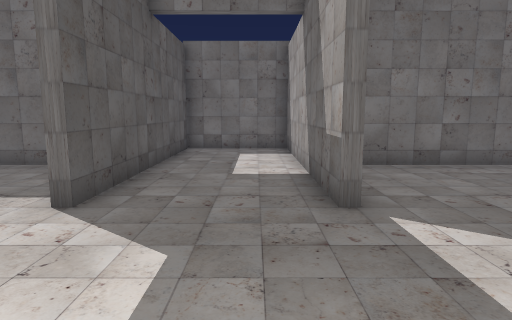
[1] (above)

16 first-person views from a walk through a level from a Godot 3-D game. The camera is 1.3 m above the floor, tilts 8° down and sees 75° across. The floor is counted in squares, 1 m on a side. Each view is taken from the middle of a square. On the plan, view 1 faces up. The plan holds only what a view shows up to about 14 squares ahead; the rest is blank. The place goes on beyond the plan.

[2]
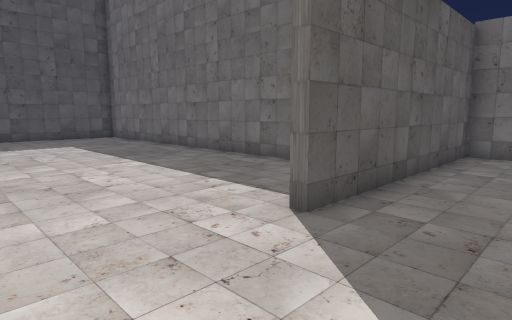

[3]
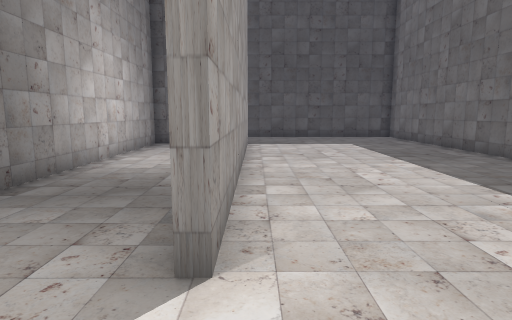

[4]
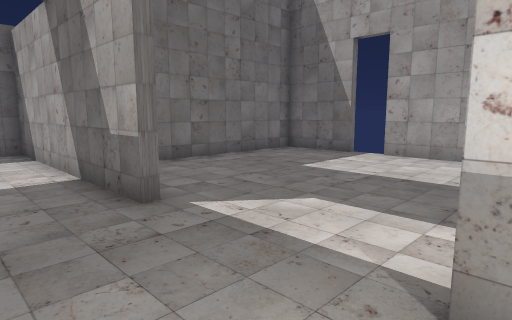

[5]
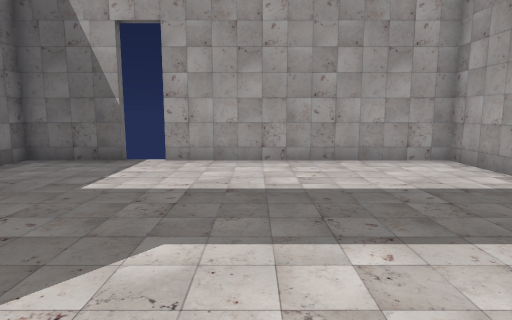

[6]
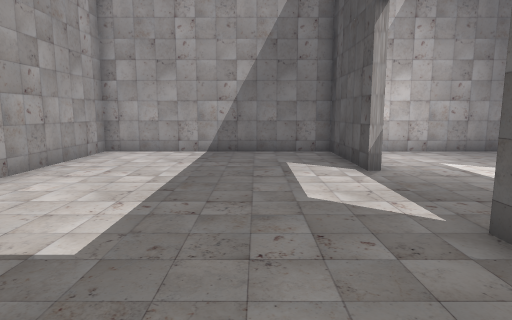

[7]
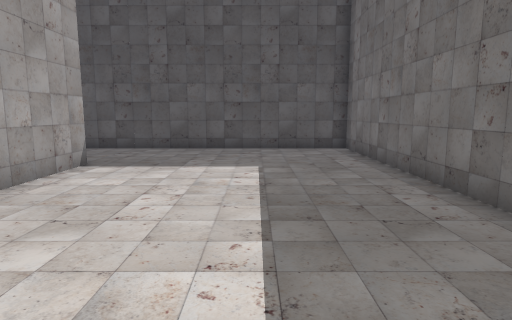

[8]
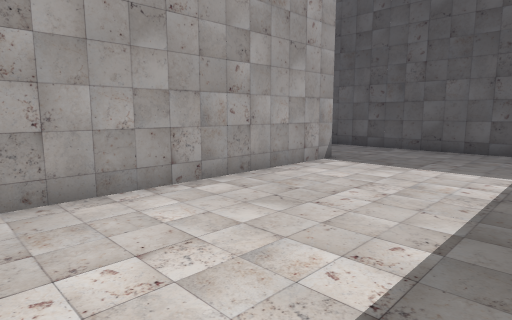

[9]
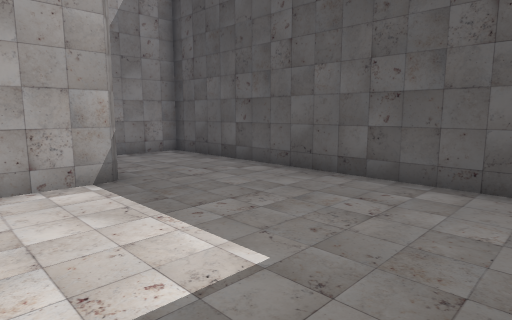

[10]
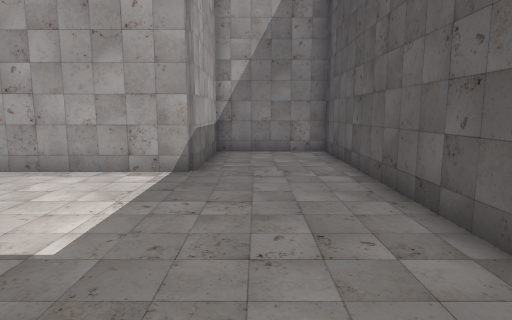

[11]
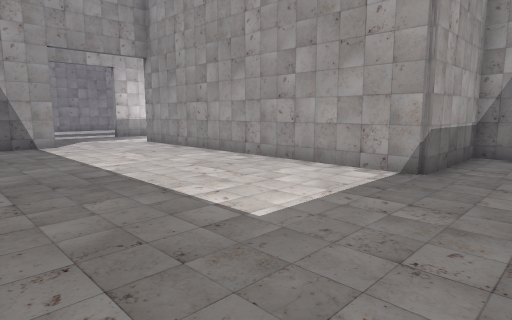

[12]
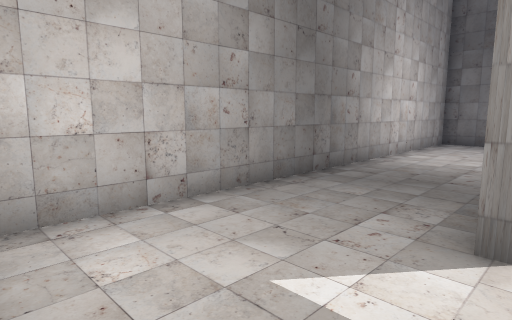

[13]
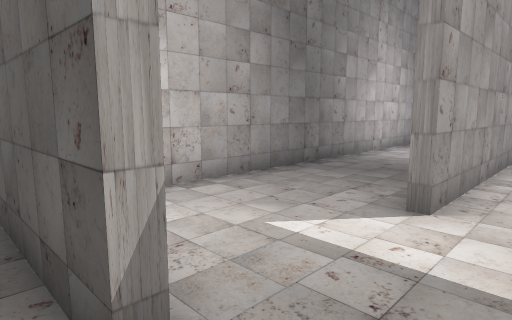

[14]
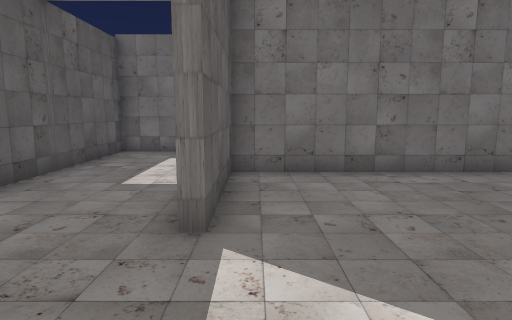

[15]
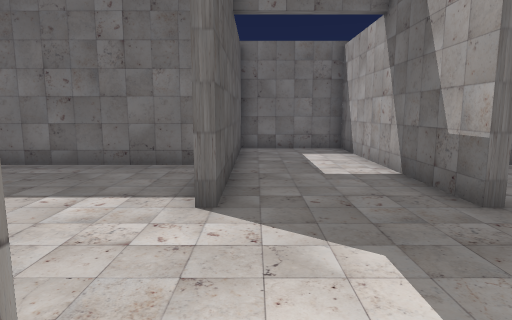

[16]
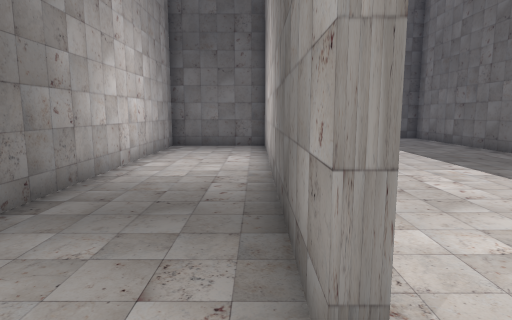

### Floor plan
Points are (right, up) in squares from view 1. A wall is a line through its corners. A room is listed if a view was taken in it or the views show most of it. See-through windows are left out.
Room 1 (views 1, 2, 3, 4, 5, 6, 7, 8, 9, 10, 11, 12, 13, 14, 15, 16)
walls: (-2.9, 4.4) (-2.9, 6.2); (-3.5, 8.4) (-18.4, 8.4) (-18.4, -3.3) (-14.7, -3.3) (-14.7, 0.7) (-2.5, 0.7) (-2.5, 0.4) (-14, 0.4); (1.2, 4.4) (1.2, 12.3) (-2.5, 12.3) (-2.5, 4.5); (1.5, 0.6) (1.5, -3.3) (9.2, -3.3) (9.2, 4.5); (-14.4, 0.4) (-14.4, -3.3) (0.5, -3.3); (9.2, 5.6) (9.2, 8.4) (1.5, 8.4) (1.5, 4.5)

Positions as (right, up) in squares from view 1, and headings:
1: (0, 0), facing up
2: (0, 1), facing up-left
3: (0, 1), facing left
4: (-1, 0), facing up-right
5: (0, 2), facing right
6: (4, 8), facing down
7: (-6, 5), facing left
8: (-6, 6), facing down-left
9: (-12, 7), facing down-left
10: (-16, 8), facing down
11: (-17, 8), facing down-right
12: (1, 1), facing down-left
13: (2, 2), facing down-left
14: (2, 1), facing up
15: (-2, 0), facing up
16: (-1, 0), facing left
